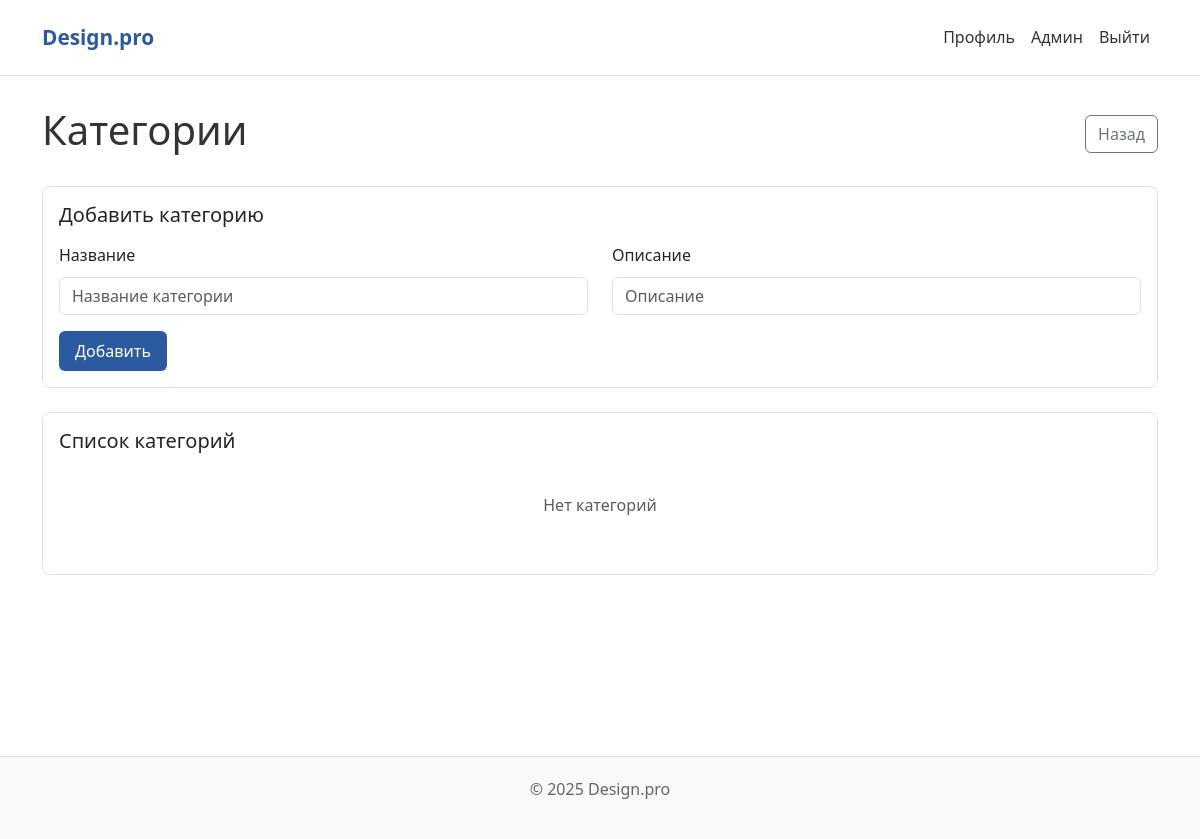
The app's page /admin-dashboard/categories/ (signed in), older data.
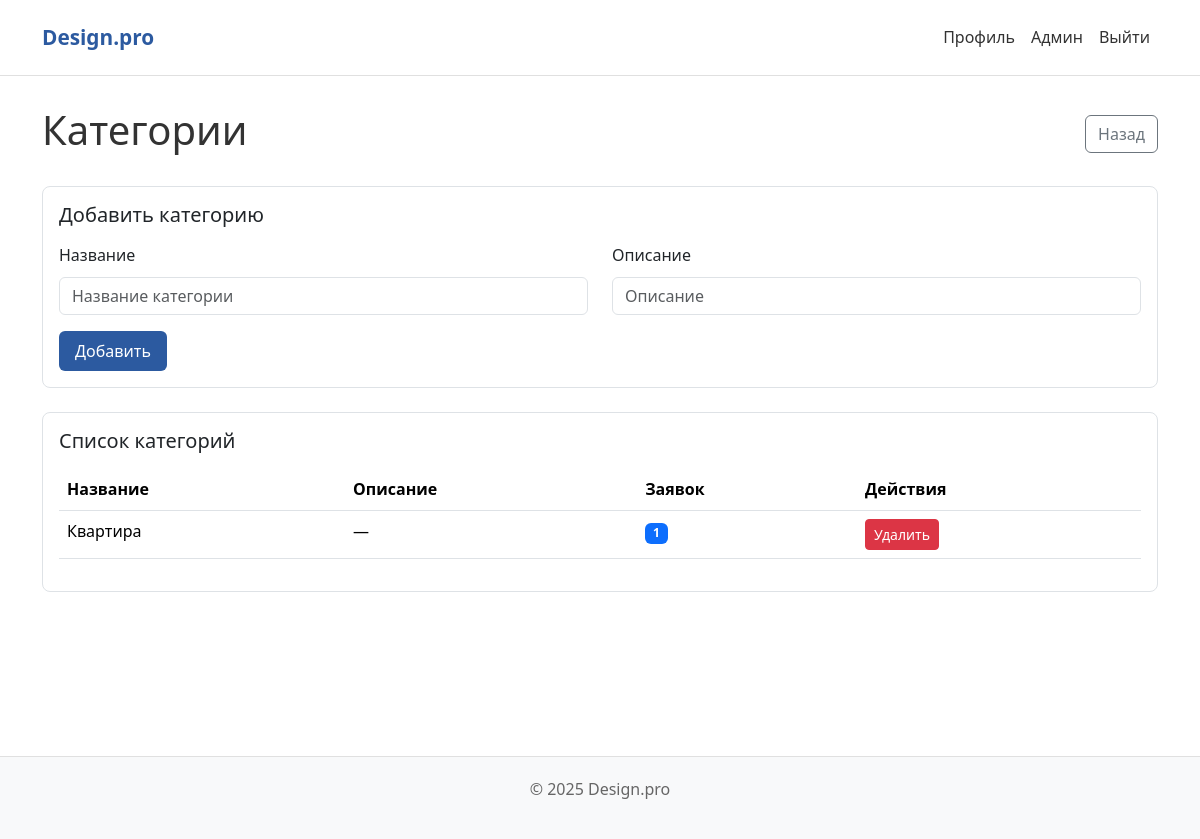
The same page, newer data.
### design_app/models.py (models this page shows, shortened)
class Category(models.Model):
    name = models.CharField(max_length=100, verbose_name="Название категории")
    description = models.TextField(blank=True, verbose_name="Описание")
    class Meta:
        verbose_name = "Категория"
        verbose_name_plural = "Категории"

### design_app/views.py (the view, shortened to what this page needs)
# urls.py: path('admin-dashboard/categories/', views.manage_categories, name='manage_categories'),
@user_passes_test(is_admin_user, login_url='/login/')
def manage_categories(request):
    categories = Category.objects.annotate(
        applications_count=Count('roomplan')
    ).order_by('name')
    context = {
        'title': 'Управление категориями',
        'categories': categories
    }
    return render(request, 'design_app/manage_categories.html', context)

### design_app/views.py (called while the page is built)
def is_admin_user(user):
    if not user.is_authenticated:
        return False
    try:
        profile = user.userprofile
        return profile.is_admin()
    except UserProfile.DoesNotExist:
        return user.is_staff

### design_app/templates/design_app/manage_categories.html (shortened to what this page needs)
{% extends 'design_app/base.html' %}
{% block content %}
<div class="container">
    <div class="row">
        <div class="col-12">
            <div class="d-flex justify-content-between align-items-center mb-4">
                <h1>Категории</h1>
                <a href="{% url 'admin_dashboard' %}" class="btn btn-outline-secondary">
                    Назад
                </a>
            </div>
            <div class="card border mb-4">
                <div class="card-body">
                    <h5 class="card-title mb-3">Добавить категорию</h5>
                    <form method="post">
                        <div class="row">
                            <div class="col-md-6 mb-3">
                                <label class="form-label">Название</label>
                                <input type="text" name="name" class="form-control" placeholder="Название категории" required maxlength="100">
                            </div>
                            <div class="col-md-6 mb-3">
                                <label class="form-label">Описание</label>
                                <input type="text" name="description" class="form-control" placeholder="Описание" maxlength="255">
                            </div>
                            <div class="col-12">
                                <button type="submit" name="add_category" class="btn btn-primary">
                                    Добавить
                                </button>
                            </div>
                        </div>
                    </form>
                </div>
            </div>
            <div class="card border">
                <div class="card-body">
                    <h5 class="card-title mb-3">Список категорий</h5>
                    {% if categories %}
                    <div class="table-responsive">
                        <table class="table">
                            <thead>
                                <tr>
                                    <th>Название</th>
                                    <th>Описание</th>
                                    <th>Заявок</th>
                                    <th>Действия</th>
                                </tr>
                            </thead>
                            <tbody>
                                {% for category in categories %}
                                <tr>
                                    <td>{{ category.name }}</td>
                                    <td>{{ category.description|default:"—" }}</td>
                                    <td>
                                        <span class="badge bg-primary">{{ category.applications_count }}</span>
                                    </td>
                                    <td>
                                        <form method="post" class="d-inline">
                                            <button type="submit" name="delete_category" class="btn btn-sm btn-danger"
                                                    onclick="return confirm('Удалить категорию \"{{ category.name }}\"?{% if category.applications_count > 0 %} Будут удалены {{ category.applications_count }} заявок{% endif %}')">
                                                Удалить
                                            </button>
                                        </form>
                                    </td>
                                </tr>
                                {% endfor %}
                            </tbody>
                        </table>
                    </div>
                    {% else %}
                    <div class="text-center py-4">
                        <p class="text-muted">Нет категорий</p>
                    </div>
                    {% endif %}
                </div>
            </div>
        </div>
    </div>
</div>
{% endblock %}

Row changes from the older to the newer data that the page shows:
added Category: name "Квартира", description "—", applications_count "1"
Text that changed along with them:
text no longer shown: "Нет категорий"
text now shown: "Название Описание Заявок Действия"
